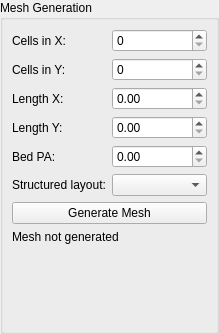
<?xml version="1.0" encoding="UTF-8"?>
<ui version="4.0">
 <class>SWE2DMeshTabPage</class>
 <widget class="QWidget" name="SWE2DMeshTabPage">
  <property name="geometry">
   <rect>
    <x>0</x>
    <y>0</y>
    <width>219</width>
    <height>334</height>
   </rect>
  </property>
  <layout class="QVBoxLayout" name="verticalLayout">
   <property name="leftMargin">
    <number>0</number>
   </property>
   <property name="topMargin">
    <number>0</number>
   </property>
   <property name="rightMargin">
    <number>0</number>
   </property>
   <property name="bottomMargin">
    <number>0</number>
   </property>
   <item>
    <widget class="QGroupBox" name="mesh_group">
     <property name="title">
      <string>Mesh Generation</string>
     </property>
     <layout class="QFormLayout" name="mesh_form">
      <item row="0" column="1">
       <widget class="QSpinBox" name="nx_spin"/>
      </item>
      <item row="2" column="0">
       <widget class="QLabel" name="label_ny">
        <property name="text">
         <string>Cells in Y:</string>
        </property>
       </widget>
      </item>
      <item row="2" column="1">
       <widget class="QSpinBox" name="ny_spin"/>
      </item>
      <item row="3" column="0">
       <widget class="QLabel" name="label_lx">
        <property name="text">
         <string>Length X:</string>
        </property>
       </widget>
      </item>
      <item row="3" column="1">
       <widget class="QDoubleSpinBox" name="lx_spin"/>
      </item>
      <item row="4" column="0">
       <widget class="QLabel" name="label_ly">
        <property name="text">
         <string>Length Y:</string>
        </property>
       </widget>
      </item>
      <item row="4" column="1">
       <widget class="QDoubleSpinBox" name="ly_spin"/>
      </item>
      <item row="5" column="0">
       <widget class="QLabel" name="label_bed_amp">
        <property name="toolTip">
         <string extracomment="Bed Perturbation Amplitude"/>
        </property>
        <property name="text">
         <string>Bed PA:</string>
        </property>
       </widget>
      </item>
      <item row="5" column="1">
       <widget class="QDoubleSpinBox" name="bed_amp_spin"/>
      </item>
      <item row="6" column="0">
       <widget class="QLabel" name="label_layout">
        <property name="text">
         <string>Structured layout:</string>
        </property>
       </widget>
      </item>
      <item row="6" column="1">
       <widget class="QComboBox" name="mesh_layout_combo"/>
      </item>
      <item row="8" column="0" colspan="2">
       <widget class="QPushButton" name="generate_mesh_btn">
        <property name="text">
         <string>Generate Mesh</string>
        </property>
       </widget>
      </item>
      <item row="9" column="0" colspan="2">
       <widget class="QLabel" name="mesh_info_lbl">
        <property name="text">
         <string>Mesh not generated</string>
        </property>
        <property name="wordWrap">
         <bool>true</bool>
        </property>
       </widget>
      </item>
      <item row="0" column="0">
       <widget class="QLabel" name="label_nx">
        <property name="text">
         <string>Cells in X:</string>
        </property>
       </widget>
      </item>
     </layout>
    </widget>
   </item>
  </layout>
 </widget>
 <resources/>
 <connections/>
</ui>
